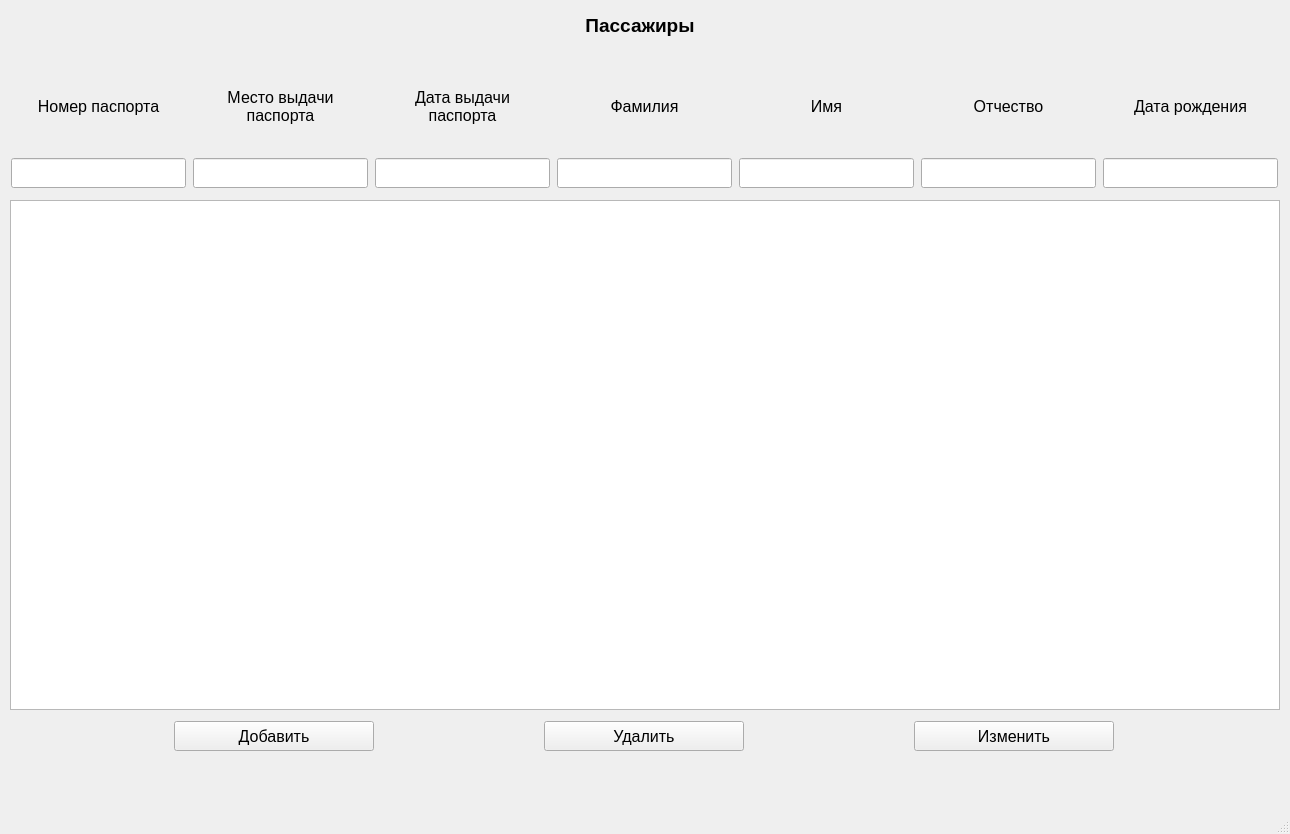
<?xml version="1.0" encoding="UTF-8"?>
<ui version="4.0">
 <class>PassengerWindow</class>
 <widget class="QMainWindow" name="PassengerWindow">
  <property name="geometry">
   <rect>
    <x>0</x>
    <y>0</y>
    <width>1290</width>
    <height>834</height>
   </rect>
  </property>
  <property name="font">
   <font>
    <pointsize>12</pointsize>
   </font>
  </property>
  <property name="windowTitle">
   <string>Пассажиры</string>
  </property>
  <widget class="QWidget" name="centralwidget">
   <widget class="QWidget" name="layoutWidget">
    <property name="geometry">
     <rect>
      <x>10</x>
      <y>720</y>
      <width>1271</width>
      <height>32</height>
     </rect>
    </property>
    <layout class="QHBoxLayout" name="horizontalLayout">
     <item>
      <widget class="QPushButton" name="add_button">
       <property name="minimumSize">
        <size>
         <width>200</width>
         <height>30</height>
        </size>
       </property>
       <property name="maximumSize">
        <size>
         <width>200</width>
         <height>30</height>
        </size>
       </property>
       <property name="text">
        <string>Добавить</string>
       </property>
      </widget>
     </item>
     <item>
      <widget class="QPushButton" name="delete_button">
       <property name="minimumSize">
        <size>
         <width>200</width>
         <height>30</height>
        </size>
       </property>
       <property name="maximumSize">
        <size>
         <width>200</width>
         <height>30</height>
        </size>
       </property>
       <property name="text">
        <string>Удалить</string>
       </property>
      </widget>
     </item>
     <item>
      <widget class="QPushButton" name="change_button">
       <property name="minimumSize">
        <size>
         <width>200</width>
         <height>30</height>
        </size>
       </property>
       <property name="maximumSize">
        <size>
         <width>200</width>
         <height>30</height>
        </size>
       </property>
       <property name="text">
        <string>Изменить</string>
       </property>
      </widget>
     </item>
    </layout>
   </widget>
   <widget class="QLabel" name="title_label">
    <property name="geometry">
     <rect>
      <x>540</x>
      <y>10</y>
      <width>200</width>
      <height>30</height>
     </rect>
    </property>
    <property name="minimumSize">
     <size>
      <width>200</width>
      <height>30</height>
     </size>
    </property>
    <property name="maximumSize">
     <size>
      <width>200</width>
      <height>30</height>
     </size>
    </property>
    <property name="font">
     <font>
      <pointsize>14</pointsize>
      <bold>true</bold>
     </font>
    </property>
    <property name="text">
     <string>Пассажиры</string>
    </property>
    <property name="alignment">
     <set>Qt::AlignmentFlag::AlignCenter</set>
    </property>
   </widget>
   <widget class="QWidget" name="gridLayoutWidget">
    <property name="geometry">
     <rect>
      <x>10</x>
      <y>60</y>
      <width>1269</width>
      <height>129</height>
     </rect>
    </property>
    <property name="minimumSize">
     <size>
      <width>175</width>
      <height>0</height>
     </size>
    </property>
    <layout class="QGridLayout" name="gridLayout">
     <item row="1" column="4">
      <widget class="QLineEdit" name="name_edit">
       <property name="minimumSize">
        <size>
         <width>175</width>
         <height>30</height>
        </size>
       </property>
       <property name="maximumSize">
        <size>
         <width>175</width>
         <height>30</height>
        </size>
       </property>
       <property name="font">
        <font>
         <pointsize>12</pointsize>
        </font>
       </property>
       <property name="text">
        <string/>
       </property>
      </widget>
     </item>
     <item row="0" column="3">
      <widget class="QLabel" name="surname_label">
       <property name="minimumSize">
        <size>
         <width>175</width>
         <height>90</height>
        </size>
       </property>
       <property name="maximumSize">
        <size>
         <width>175</width>
         <height>90</height>
        </size>
       </property>
       <property name="text">
        <string>Фамилия</string>
       </property>
       <property name="alignment">
        <set>Qt::AlignmentFlag::AlignCenter</set>
       </property>
      </widget>
     </item>
     <item row="1" column="5">
      <widget class="QLineEdit" name="patronym_edit">
       <property name="minimumSize">
        <size>
         <width>175</width>
         <height>30</height>
        </size>
       </property>
       <property name="maximumSize">
        <size>
         <width>175</width>
         <height>30</height>
        </size>
       </property>
       <property name="font">
        <font>
         <pointsize>12</pointsize>
        </font>
       </property>
       <property name="text">
        <string/>
       </property>
      </widget>
     </item>
     <item row="0" column="2">
      <widget class="QLabel" name="date_passport_label">
       <property name="minimumSize">
        <size>
         <width>175</width>
         <height>90</height>
        </size>
       </property>
       <property name="maximumSize">
        <size>
         <width>175</width>
         <height>90</height>
        </size>
       </property>
       <property name="text">
        <string>Дата выдачи
паспорта</string>
       </property>
       <property name="alignment">
        <set>Qt::AlignmentFlag::AlignCenter</set>
       </property>
      </widget>
     </item>
     <item row="0" column="5">
      <widget class="QLabel" name="patronym_label">
       <property name="minimumSize">
        <size>
         <width>175</width>
         <height>90</height>
        </size>
       </property>
       <property name="maximumSize">
        <size>
         <width>175</width>
         <height>90</height>
        </size>
       </property>
       <property name="text">
        <string>Отчество</string>
       </property>
       <property name="alignment">
        <set>Qt::AlignmentFlag::AlignCenter</set>
       </property>
      </widget>
     </item>
     <item row="1" column="2">
      <widget class="QLineEdit" name="date_passport_edit">
       <property name="minimumSize">
        <size>
         <width>175</width>
         <height>30</height>
        </size>
       </property>
       <property name="maximumSize">
        <size>
         <width>175</width>
         <height>30</height>
        </size>
       </property>
       <property name="font">
        <font>
         <pointsize>12</pointsize>
        </font>
       </property>
       <property name="text">
        <string/>
       </property>
      </widget>
     </item>
     <item row="0" column="4">
      <widget class="QLabel" name="name_label">
       <property name="minimumSize">
        <size>
         <width>175</width>
         <height>90</height>
        </size>
       </property>
       <property name="maximumSize">
        <size>
         <width>175</width>
         <height>90</height>
        </size>
       </property>
       <property name="text">
        <string>Имя</string>
       </property>
       <property name="alignment">
        <set>Qt::AlignmentFlag::AlignCenter</set>
       </property>
      </widget>
     </item>
     <item row="0" column="1">
      <widget class="QLabel" name="place_passport_label">
       <property name="minimumSize">
        <size>
         <width>175</width>
         <height>90</height>
        </size>
       </property>
       <property name="maximumSize">
        <size>
         <width>175</width>
         <height>90</height>
        </size>
       </property>
       <property name="text">
        <string>Место выдачи
паспорта</string>
       </property>
       <property name="alignment">
        <set>Qt::AlignmentFlag::AlignCenter</set>
       </property>
      </widget>
     </item>
     <item row="0" column="0">
      <widget class="QLabel" name="num_passport_label">
       <property name="minimumSize">
        <size>
         <width>175</width>
         <height>90</height>
        </size>
       </property>
       <property name="maximumSize">
        <size>
         <width>175</width>
         <height>90</height>
        </size>
       </property>
       <property name="text">
        <string>Номер паспорта</string>
       </property>
       <property name="alignment">
        <set>Qt::AlignmentFlag::AlignCenter</set>
       </property>
      </widget>
     </item>
     <item row="1" column="3">
      <widget class="QLineEdit" name="surname_edit">
       <property name="minimumSize">
        <size>
         <width>175</width>
         <height>30</height>
        </size>
       </property>
       <property name="maximumSize">
        <size>
         <width>175</width>
         <height>30</height>
        </size>
       </property>
       <property name="font">
        <font>
         <pointsize>12</pointsize>
        </font>
       </property>
       <property name="text">
        <string/>
       </property>
      </widget>
     </item>
     <item row="1" column="1">
      <widget class="QLineEdit" name="place_passport_edit">
       <property name="minimumSize">
        <size>
         <width>175</width>
         <height>30</height>
        </size>
       </property>
       <property name="maximumSize">
        <size>
         <width>175</width>
         <height>30</height>
        </size>
       </property>
       <property name="font">
        <font>
         <pointsize>12</pointsize>
        </font>
       </property>
       <property name="text">
        <string/>
       </property>
      </widget>
     </item>
     <item row="1" column="0">
      <widget class="QLineEdit" name="num_passport_edit">
       <property name="minimumSize">
        <size>
         <width>175</width>
         <height>30</height>
        </size>
       </property>
       <property name="maximumSize">
        <size>
         <width>175</width>
         <height>30</height>
        </size>
       </property>
       <property name="font">
        <font>
         <pointsize>12</pointsize>
        </font>
       </property>
       <property name="text">
        <string/>
       </property>
      </widget>
     </item>
     <item row="0" column="6">
      <widget class="QLabel" name="birthday_label">
       <property name="minimumSize">
        <size>
         <width>175</width>
         <height>90</height>
        </size>
       </property>
       <property name="maximumSize">
        <size>
         <width>175</width>
         <height>90</height>
        </size>
       </property>
       <property name="text">
        <string>Дата рождения</string>
       </property>
       <property name="alignment">
        <set>Qt::AlignmentFlag::AlignCenter</set>
       </property>
      </widget>
     </item>
     <item row="1" column="6">
      <widget class="QLineEdit" name="birthday_edit">
       <property name="minimumSize">
        <size>
         <width>175</width>
         <height>30</height>
        </size>
       </property>
       <property name="maximumSize">
        <size>
         <width>175</width>
         <height>30</height>
        </size>
       </property>
       <property name="font">
        <font>
         <pointsize>12</pointsize>
        </font>
       </property>
       <property name="text">
        <string/>
       </property>
      </widget>
     </item>
    </layout>
   </widget>
   <widget class="QTableView" name="passenger_table">
    <property name="geometry">
     <rect>
      <x>10</x>
      <y>200</y>
      <width>1270</width>
      <height>510</height>
     </rect>
    </property>
    <property name="font">
     <font>
      <pointsize>12</pointsize>
     </font>
    </property>
    <property name="sortingEnabled">
     <bool>true</bool>
    </property>
    <attribute name="horizontalHeaderDefaultSectionSize">
     <number>178</number>
    </attribute>
   </widget>
  </widget>
  <widget class="QMenuBar" name="menubar">
   <property name="geometry">
    <rect>
     <x>0</x>
     <y>0</y>
     <width>1290</width>
     <height>33</height>
    </rect>
   </property>
  </widget>
  <widget class="QStatusBar" name="statusbar"/>
 </widget>
 <resources/>
 <connections/>
</ui>
